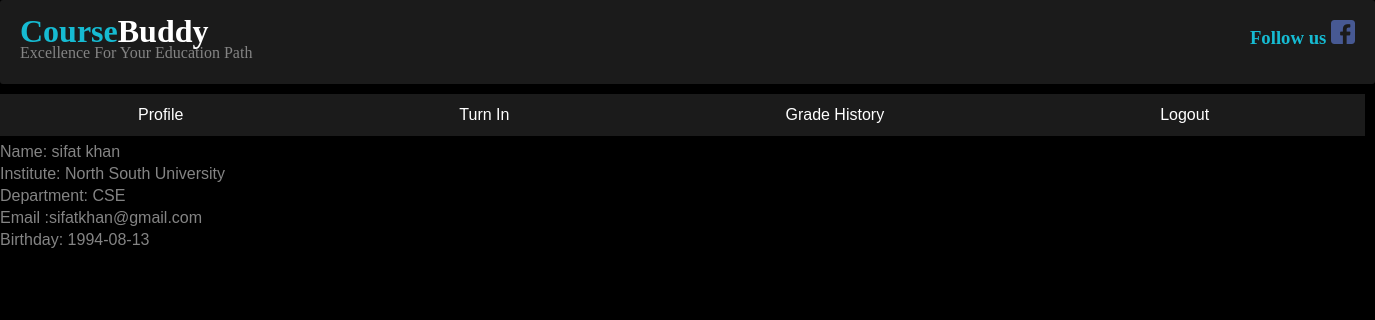
The app's page /welcomestd.php (signed in) with its own data.
### tables this page shows
CREATE TABLE `stdreg` (
  `stdid` int(11) NOT NULL,
  `fname` varchar(20) NOT NULL,
  `lname` varchar(20) NOT NULL,
  `username` varchar(20) NOT NULL,
  `institute` varchar(64) NOT NULL,
  `department` varchar(20) NOT NULL,
  `email` varchar(64) NOT NULL,
  `password` varchar(64) NOT NULL,
  `gender` varchar(20) NOT NULL,
  `dob` date NOT NULL
);

### welcomestd.php (the view, shortened to what this page needs)
<?php
$host = "localhost";
$user = "root";
$password = "";
$db = "coursebuddy";
$link = mysqli_connect($host,$user,$password,$db);
?>
<!DOCTYPE html>
<html>
    <link rel="stylesheet" type="text/css" href="css/style.css">
    <link rel="stylesheet" type="text/css" href="css/login.css">
<?php
include ('header.php');
?>
<body>
<?php
$email =  $_SESSION['email'];
$password = $_SESSION['password'];
if ($_SESSION['email'] == true){
    $sql = "select * from stdreg where email = '".$email."' AND password = '".$password."'";
    $result = mysqli_query($link,$sql);
    ?>
    <div class="fix std_menu">
        <ul>
            <li><a href="#">Profile</a></li>
            <li ><a href="student_grade.php">Turn In</a></li>
            <li><a href="forPractice.php">Grade History</a></li>
            <li><a href="logout.php">Logout</a></li>
        </ul>
    </div>
<?php
    while($row = mysqli_fetch_array($result)) {
        echo "Name: " . $row['fname'] . " " . $row['lname'] . "<br>Institute: " . $row['institute'] . "<br> Department: ".$row['department'] . "<br> Email :" . $row['email'] . "<br>Birthday: " . $row['dob']."<br>  ";
    }
    }
else{
    header("location: studentLogin.php");
}
?>
</body>
</html>

### css/style.css (style rules this page uses)
* { margin:0;padding:0 }
body { font-family:arial;font-size:16px; background-color: #000000;line-height:22px;color:#848484; border-radius: 3px; }
.fix { overflow: hidden; }
.std_menu { overflow: hidden;width: 1365px; background: #1B1B1B;margin-bottom: 5px;margin-top: 5px;float: left; }
.std_menu ul { margin: 0;padding: 0;list-style: none; }
.std_menu ul li { float:left; }
.std_menu ul li a { display:block;text-decoration:none;color: #FFFFFF;padding: 10px 138px; }

### records on screen
stdreg: fname "sifat", lname "khan", institute "North South University", department "CSE", email "sifatkhan@gmail.com", dob "1994-08-13"
